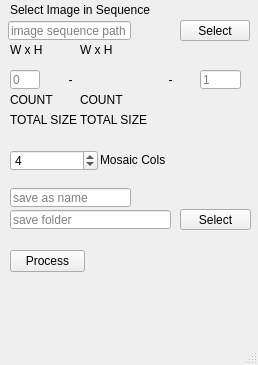
<?xml version="1.0" encoding="UTF-8"?>
<ui version="4.0">
 <author>DusXproductions</author>
 <class>MainWindow</class>
 <widget class="QMainWindow" name="MainWindow">
  <property name="geometry">
   <rect>
    <x>0</x>
    <y>0</y>
    <width>258</width>
    <height>365</height>
   </rect>
  </property>
  <property name="sizePolicy">
   <sizepolicy hsizetype="Preferred" vsizetype="Preferred">
    <horstretch>0</horstretch>
    <verstretch>0</verstretch>
   </sizepolicy>
  </property>
  <property name="windowTitle">
   <string>ImageTiler</string>
  </property>
  <property name="documentMode">
   <bool>false</bool>
  </property>
  <widget class="QWidget" name="centralwidget">
   <widget class="QLineEdit" name="imgpathDisplay">
    <property name="geometry">
     <rect>
      <x>8</x>
      <y>21</y>
      <width>123</width>
      <height>19</height>
     </rect>
    </property>
    <property name="readOnly">
     <bool>true</bool>
    </property>
    <property name="placeholderText">
     <string>image sequence path</string>
    </property>
   </widget>
   <widget class="QPushButton" name="imgpathButton">
    <property name="geometry">
     <rect>
      <x>180</x>
      <y>20</y>
      <width>70</width>
      <height>21</height>
     </rect>
    </property>
    <property name="text">
     <string>Select</string>
    </property>
   </widget>
   <widget class="QPushButton" name="processButton">
    <property name="geometry">
     <rect>
      <x>10</x>
      <y>250</y>
      <width>75</width>
      <height>22</height>
     </rect>
    </property>
    <property name="text">
     <string>Process</string>
    </property>
   </widget>
   <widget class="QSpinBox" name="MosaicColsVal">
    <property name="geometry">
     <rect>
      <x>10</x>
      <y>150</y>
      <width>88</width>
      <height>21</height>
     </rect>
    </property>
    <property name="minimum">
     <number>1</number>
    </property>
    <property name="singleStep">
     <number>1</number>
    </property>
    <property name="value">
     <number>4</number>
    </property>
   </widget>
   <widget class="QLabel" name="MosaicColsLabel">
    <property name="geometry">
     <rect>
      <x>100</x>
      <y>150</y>
      <width>71</width>
      <height>20</height>
     </rect>
    </property>
    <property name="text">
     <string>Mosaic Cols</string>
    </property>
   </widget>
   <widget class="QLabel" name="rangeLabel">
    <property name="geometry">
     <rect>
      <x>95</x>
      <y>70</y>
      <width>51</width>
      <height>20</height>
     </rect>
    </property>
    <property name="text">
     <string>&lt;RANGE&gt;</string>
    </property>
   </widget>
   <widget class="QLineEdit" name="rangeStartVal">
    <property name="geometry">
     <rect>
      <x>10</x>
      <y>70</y>
      <width>30</width>
      <height>19</height>
     </rect>
    </property>
    <property name="placeholderText">
     <string>0</string>
    </property>
   </widget>
   <widget class="QLineEdit" name="rangeEndVal">
    <property name="geometry">
     <rect>
      <x>200</x>
      <y>70</y>
      <width>41</width>
      <height>19</height>
     </rect>
    </property>
    <property name="placeholderText">
     <string>1</string>
    </property>
   </widget>
   <widget class="QPushButton" name="savepathButton">
    <property name="geometry">
     <rect>
      <x>180</x>
      <y>209</y>
      <width>71</width>
      <height>21</height>
     </rect>
    </property>
    <property name="text">
     <string>Select</string>
    </property>
   </widget>
   <widget class="QLineEdit" name="savepathDisplay">
    <property name="geometry">
     <rect>
      <x>10</x>
      <y>210</y>
      <width>161</width>
      <height>19</height>
     </rect>
    </property>
    <property name="readOnly">
     <bool>true</bool>
    </property>
    <property name="placeholderText">
     <string>save folder</string>
    </property>
   </widget>
   <widget class="QLineEdit" name="saveName">
    <property name="geometry">
     <rect>
      <x>10</x>
      <y>188</y>
      <width>121</width>
      <height>19</height>
     </rect>
    </property>
    <property name="maxLength">
     <number>16</number>
    </property>
    <property name="placeholderText">
     <string>save as name</string>
    </property>
   </widget>
   <widget class="QLabel" name="rangeStartLabel">
    <property name="geometry">
     <rect>
      <x>55</x>
      <y>70</y>
      <width>31</width>
      <height>20</height>
     </rect>
    </property>
    <property name="text">
     <string>-</string>
    </property>
    <property name="alignment">
     <set>Qt::AlignmentFlag::AlignCenter</set>
    </property>
   </widget>
   <widget class="QLabel" name="rangeEndLabel">
    <property name="geometry">
     <rect>
      <x>155</x>
      <y>70</y>
      <width>31</width>
      <height>20</height>
     </rect>
    </property>
    <property name="text">
     <string>-</string>
    </property>
    <property name="alignment">
     <set>Qt::AlignmentFlag::AlignCenter</set>
    </property>
   </widget>
   <widget class="QLabel" name="imageSelectLabel">
    <property name="geometry">
     <rect>
      <x>10</x>
      <y>0</y>
      <width>190</width>
      <height>20</height>
     </rect>
    </property>
    <property name="text">
     <string>Select Image in Sequence</string>
    </property>
   </widget>
   <widget class="QLabel" name="rangeCountLabel">
    <property name="geometry">
     <rect>
      <x>10</x>
      <y>90</y>
      <width>71</width>
      <height>20</height>
     </rect>
    </property>
    <property name="text">
     <string>COUNT</string>
    </property>
   </widget>
   <widget class="QLabel" name="calcTotalSizeLabel">
    <property name="geometry">
     <rect>
      <x>10</x>
      <y>110</y>
      <width>71</width>
      <height>20</height>
     </rect>
    </property>
    <property name="text">
     <string>TOTAL SIZE</string>
    </property>
   </widget>
   <widget class="QLabel" name="WXH_Label">
    <property name="geometry">
     <rect>
      <x>10</x>
      <y>40</y>
      <width>71</width>
      <height>20</height>
     </rect>
    </property>
    <property name="text">
     <string>W x H</string>
    </property>
   </widget>
   <widget class="QLabel" name="calcTotalSizeLabelDisplay">
    <property name="geometry">
     <rect>
      <x>80</x>
      <y>110</y>
      <width>70</width>
      <height>20</height>
     </rect>
    </property>
    <property name="text">
     <string>TOTAL SIZE</string>
    </property>
   </widget>
   <widget class="QLabel" name="rangeCountLabelDisplay">
    <property name="geometry">
     <rect>
      <x>80</x>
      <y>90</y>
      <width>70</width>
      <height>20</height>
     </rect>
    </property>
    <property name="text">
     <string>COUNT</string>
    </property>
   </widget>
   <widget class="QLabel" name="WXH_LabelDisplay">
    <property name="geometry">
     <rect>
      <x>80</x>
      <y>40</y>
      <width>71</width>
      <height>20</height>
     </rect>
    </property>
    <property name="text">
     <string>W x H</string>
    </property>
   </widget>
   <zorder>imgpathDisplay</zorder>
   <zorder>imgpathButton</zorder>
   <zorder>processButton</zorder>
   <zorder>MosaicColsVal</zorder>
   <zorder>MosaicColsLabel</zorder>
   <zorder>rangeLabel</zorder>
   <zorder>rangeStartVal</zorder>
   <zorder>savepathButton</zorder>
   <zorder>savepathDisplay</zorder>
   <zorder>saveName</zorder>
   <zorder>rangeStartLabel</zorder>
   <zorder>rangeEndLabel</zorder>
   <zorder>imageSelectLabel</zorder>
   <zorder>rangeCountLabel</zorder>
   <zorder>calcTotalSizeLabel</zorder>
   <zorder>WXH_Label</zorder>
   <zorder>rangeEndVal</zorder>
   <zorder>calcTotalSizeLabelDisplay</zorder>
   <zorder>rangeCountLabelDisplay</zorder>
   <zorder>WXH_LabelDisplay</zorder>
  </widget>
  <widget class="QMenuBar" name="menubar">
   <property name="geometry">
    <rect>
     <x>0</x>
     <y>0</y>
     <width>258</width>
     <height>33</height>
    </rect>
   </property>
  </widget>
  <widget class="QStatusBar" name="statusbar"/>
 </widget>
 <tabstops>
  <tabstop>imgpathButton</tabstop>
  <tabstop>rangeStartVal</tabstop>
  <tabstop>rangeEndVal</tabstop>
  <tabstop>MosaicColsVal</tabstop>
  <tabstop>savepathButton</tabstop>
  <tabstop>processButton</tabstop>
  <tabstop>savepathDisplay</tabstop>
  <tabstop>imgpathDisplay</tabstop>
 </tabstops>
 <resources/>
 <connections/>
</ui>
